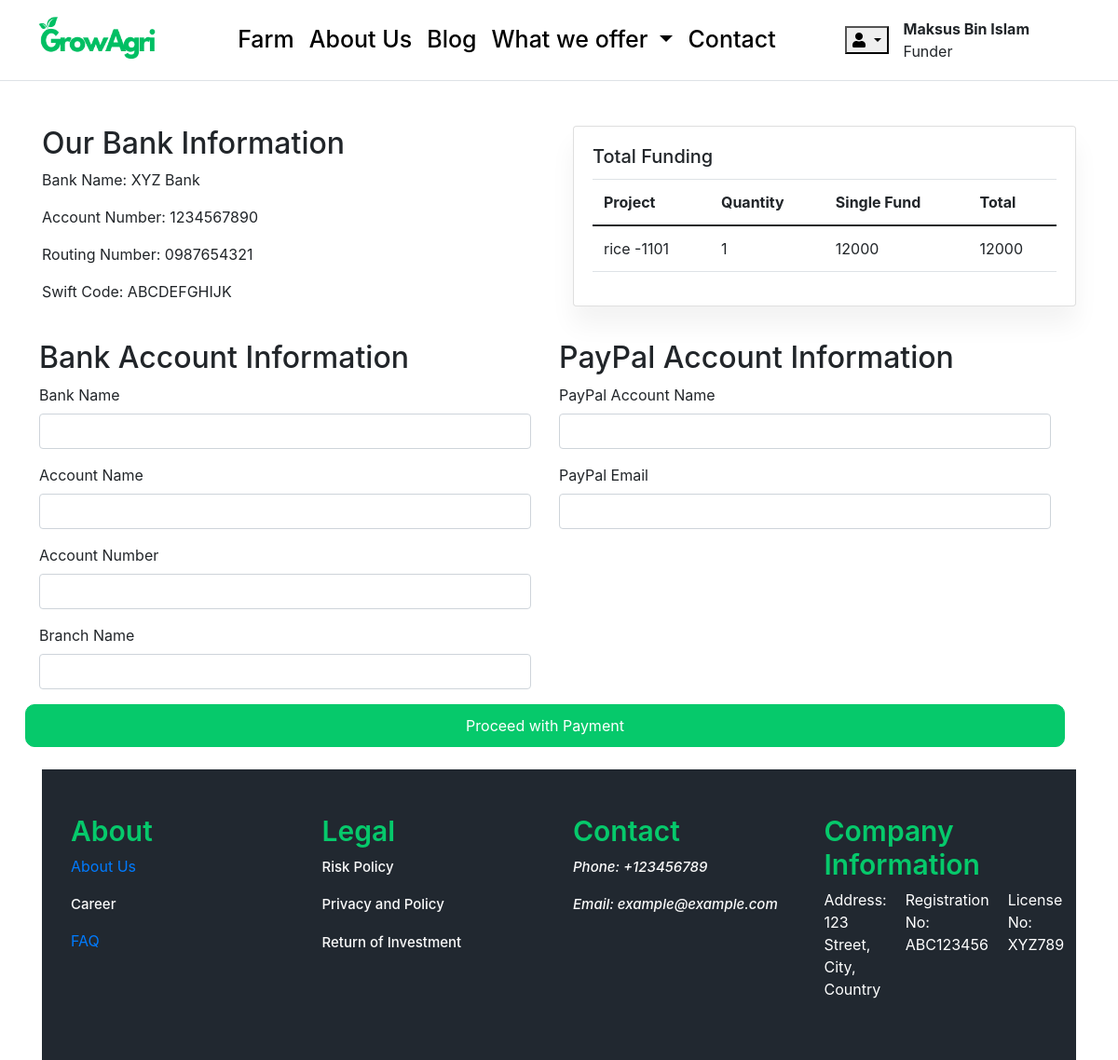
Before: /cart/checkout/ (signed in) with the older database file.
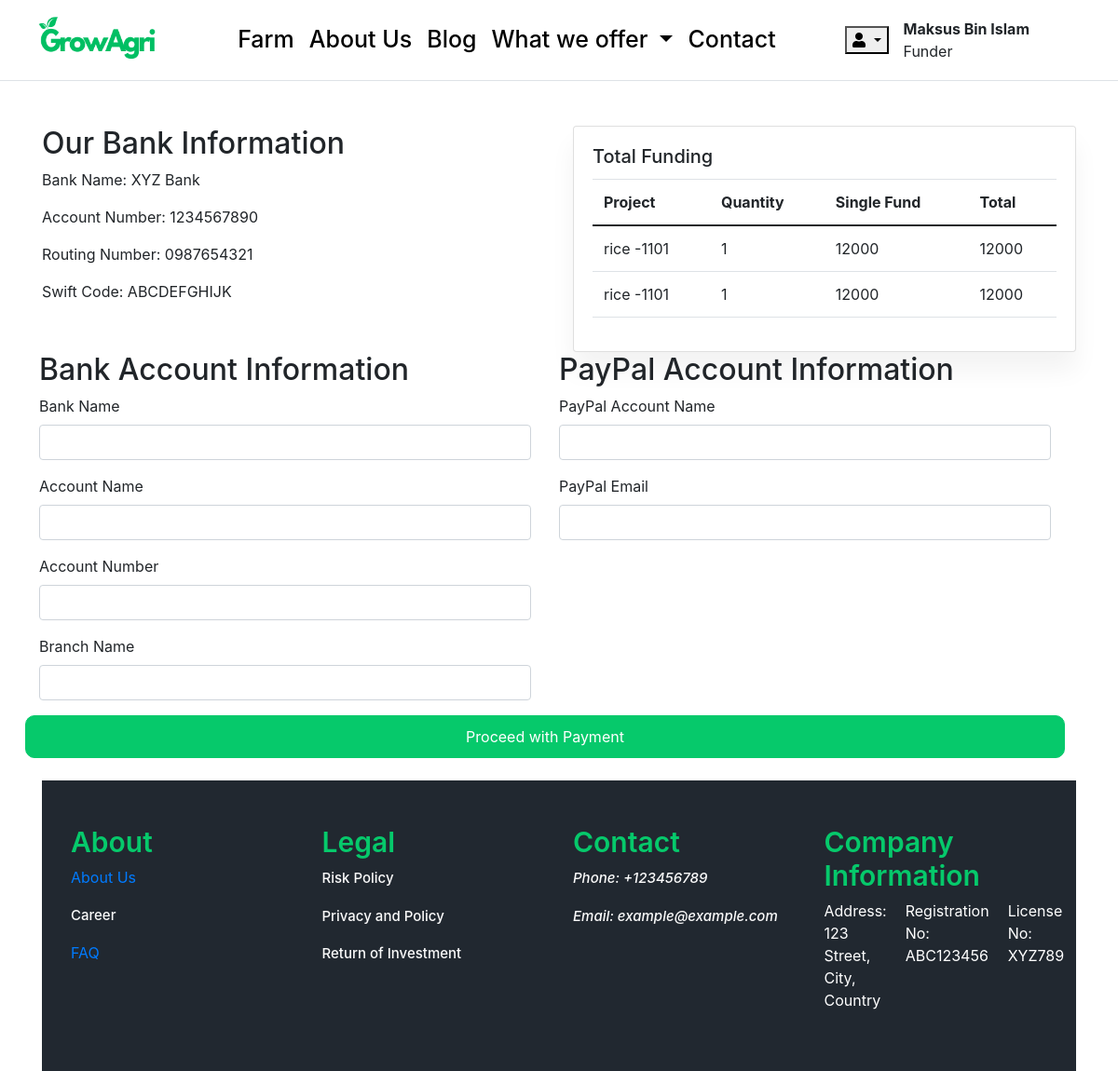
After: the same page with the newer database file.
### carts/models.py (models this page shows, shortened)
class CartItem(models.Model):
    user = models.ForeignKey(Account, on_delete=models.CASCADE, null=True)
    product = models.ForeignKey(Farm, on_delete=models.CASCADE)
    cart    = models.ForeignKey(Cart, on_delete=models.CASCADE, null=True)
    quantity = models.IntegerField()
    is_active = models.BooleanField( default=True)
    def sub_total(self):
        return self.product.price * self.quantity

### farm/models.py (models this page shows, shortened)
class Farm(models.Model):
    farm_name = models.CharField(max_length=200, unique=True)
    slug = models.SlugField(max_length=200, unique=True, blank=True)
    description = models.TextField(max_length=500, blank=True)
    price = models.IntegerField()
    images = models.ImageField(upload_to='photos/farm')
    stock = models.IntegerField()
    is_available = models.BooleanField(default=True)
    category = models.ForeignKey(CropType, on_delete=models.CASCADE)
    created_date = models.DateTimeField(auto_now_add=True)
    modified_date = models.DateTimeField(auto_now=True)
    campaign_status = models.CharField(max_length=20, choices=[('draft', 'Draft'), ('active', 'Active'), ('completed', 'Completed')], default='draft')
    location = models.CharField(max_length=200, default='')  # Location of the farm
    duration = models.IntegerField(default=None, null=True, blank=True)
    custom_percentage = models.FloatField(validators=[MinValueValidator(0)], null=True, blank=True)

### carts/views.py (the view)
# urls.py: path('checkout/', views.checkout, name='checkout'),
@login_required(login_url='login')
def checkout(request, total=0, quantity=0, cart_items=None):
    try:
        if request.user.is_authenticated:
            cart_items = CartItem.objects.filter(user=request.user, is_active=True)
        else:
            cart = Cart.objects.get(cart_id=_cart_id(request))
            cart_items = CartItem.objects.filter(cart=cart, is_active=True)
        for cart_item in cart_items:
            total += (cart_item.product.price * cart_item.quantity)
            quantity += cart_item.quantity
    except ObjectDoesNotExist:
        pass
    context = {
        'total': total,
        'quantity': quantity,
        'cart_items': cart_items,
    }
    return render(request, 'farm/checkout.html', context)

### carts/context_processors.py (called while the page is built)
def counter(request):
    cart_count = 0
    if 'admin' in request.path:
        return {}
    else:
        try:
            cart = Cart.objects.filter(cart_id=_cart_id(request))
            if request.user.is_authenticated:
                cart_items = CartItem.objects.all().filter(user=request.user)
            else:
                cart_items = CartItem.objects.filter(cart=cart[:1])
            for cart_item in cart_items:
                cart_count += cart_item.quantity
        except Cart.DoesNotExist:
            cart_count = 0
    return {'cart_count': cart_count}

### carts/views.py (called while the page is built)
def _cart_id(request):
    cart = request.session.session_key
    if not cart:
        cart = request.session.create()
    return cart

### projects/context_processors.py (called while the page is built)
def menu_links(request):
    links = CropType.objects.all()
    return dict(links=links)

### templates/farm/checkout.html (shortened to what this page needs)
{% extends "base.html" %}
{% load static %}
{% block content %}
<div class="container mt-5">
    <div class="row">
        <div class="col-md-6 mb-4 ">
          <h2>Our Bank Information</h2>
          <p>Bank Name: XYZ Bank</p>
          <p>Account Number: 1234567890</p>
          <p>Routing Number: 0987654321</p>
          <p>Swift Code: ABCDEFGHIJK</p>
        </div>
        <div class="col-md-6">
                <div class="card">
                  <div class="card-body">
                    <h5 class="card-title">Total Funding</h5>
                    <table class="table">
                        <thead>
                          <tr>
                            <th>Project</th>
                            <th>Quantity</th>
                            <th>Single Fund</th>
                            <th>Total</th>
                          </tr>
                        </thead>
                        <tbody>
                          {% for cart_item in cart_items %}
                          <tr>
                            <td>{{ cart_item.product.farm_name }}</td>
                            <td>{{ cart_item.quantity }}</td>
                            <td>{{ cart_item.product.price }}</td>
                            <td>{{ cart_item.sub_total }}</td>
                          </tr>
                          {% endfor %}
                        </tbody>
                      </table>
                  </div>
                </div>
      </div>
      <div class="row">
        <div class="col-md-6">
            <h2>Bank Account Information</h2>
            <form action="{% url 'place_order' %}" method="POST">
                <div class="form-group">
                    <label for="bankName">Bank Name</label>
                    <input type="text" class="form-control" id="bankName" name="bank_name">
                </div>
                <div class="form-group">
                    <label for="accountName">Account Name</label>
                    <input type="text" class="form-control" id="accountName" name="account_name">
                </div>
                <div class="form-group">
                    <label for="accountNumber">Account Number</label>
                    <input type="text" class="form-control" id="accountNumber" name="account_number">
                </div>
                <div class="form-group">
                    <label for="branchName">Branch Name</label>
                    <input type="text" class="form-control" id="branchName" name="branch_name">
                </div>
            </div>
        <div class="col-md-6">
            <h2>PayPal Account Information</h2>
                <div class="form-group">
                    <label for="paypalName">PayPal Account Name</label>
                    <input type="text" class="form-control" id="paypalName" name="paypal_account_name">
                </div>
                <div class="form-group">
                    <label for="paypalEmail">PayPal Email</label>
                    <input type="email" class="form-control" id="paypalEmail" name="paypal_email">
                </div>
        </div>
        <button type="submit" class="custom_button">Proceed with Payment</button>
    </div>
  </div>
  <br>
{% endblock content %}

Changed rows visible on the page:
added CartItem: product.farm_name "rice -1101", quantity "1", product.price "12000", sub_total "12000"
